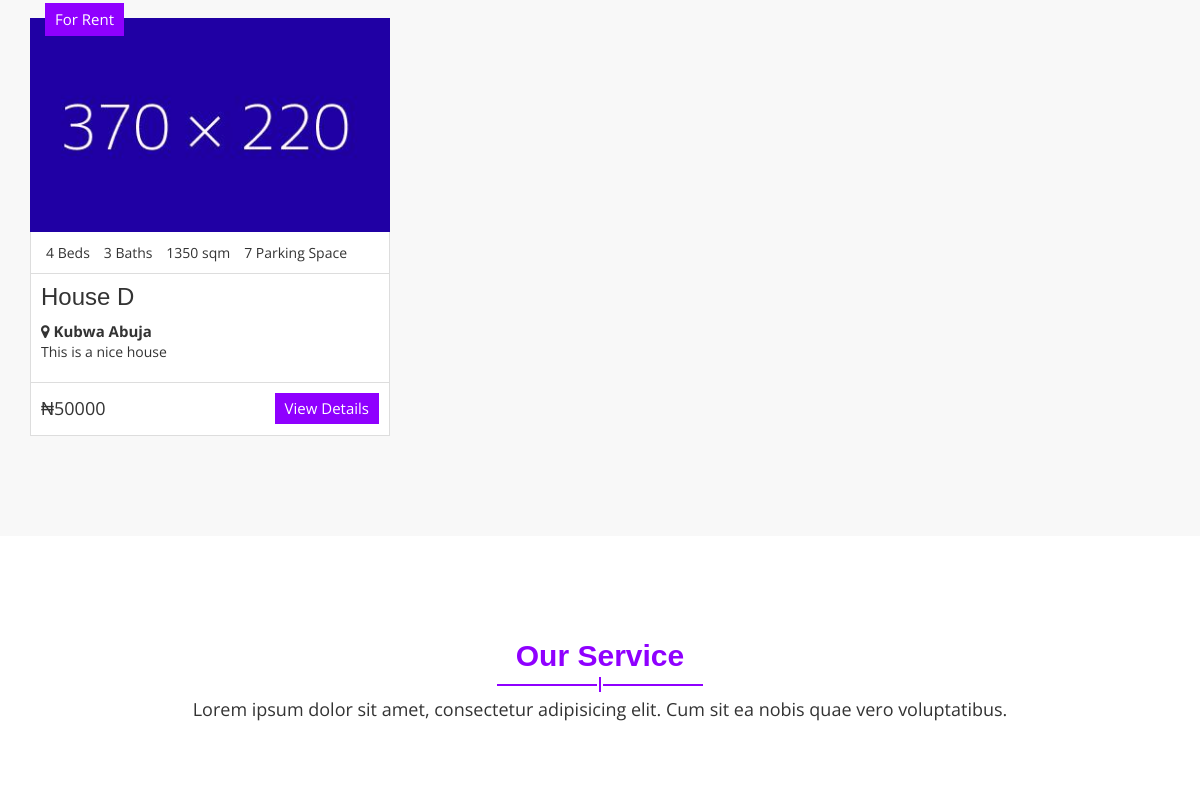
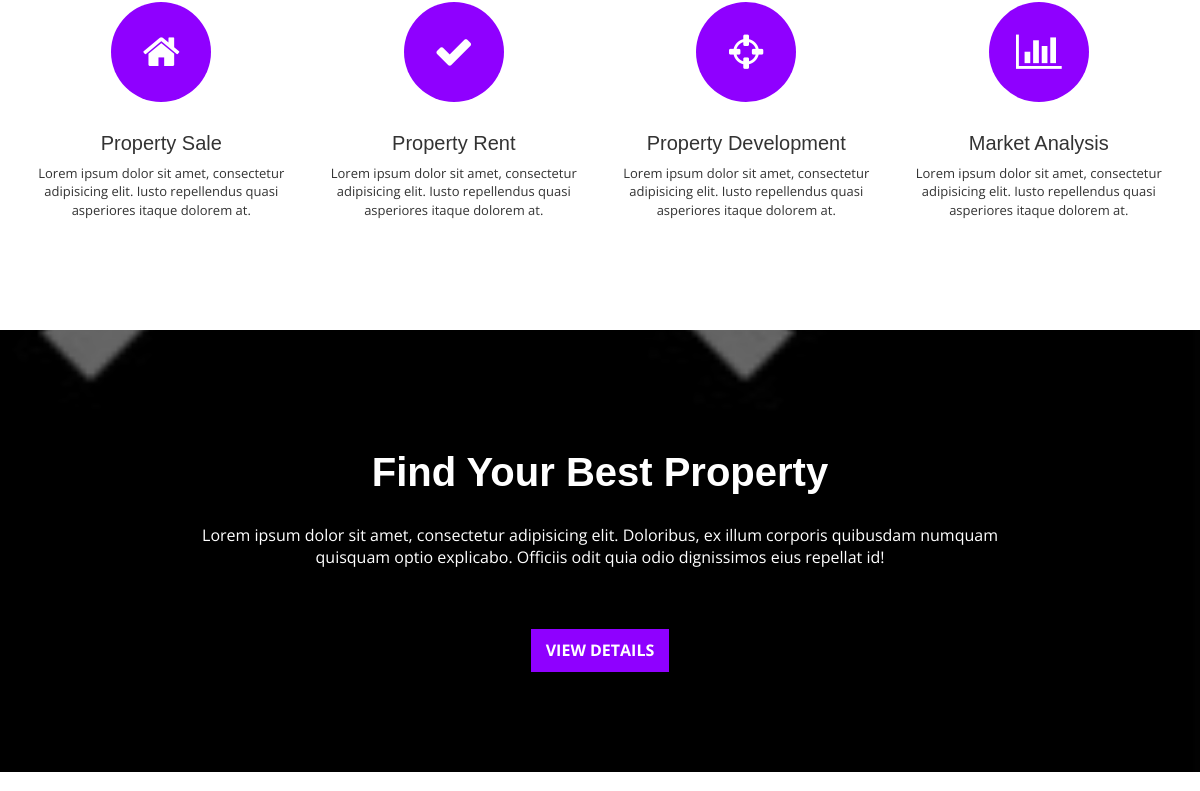
The app's page / (middle part), older data (2 pictures, top to bottom).
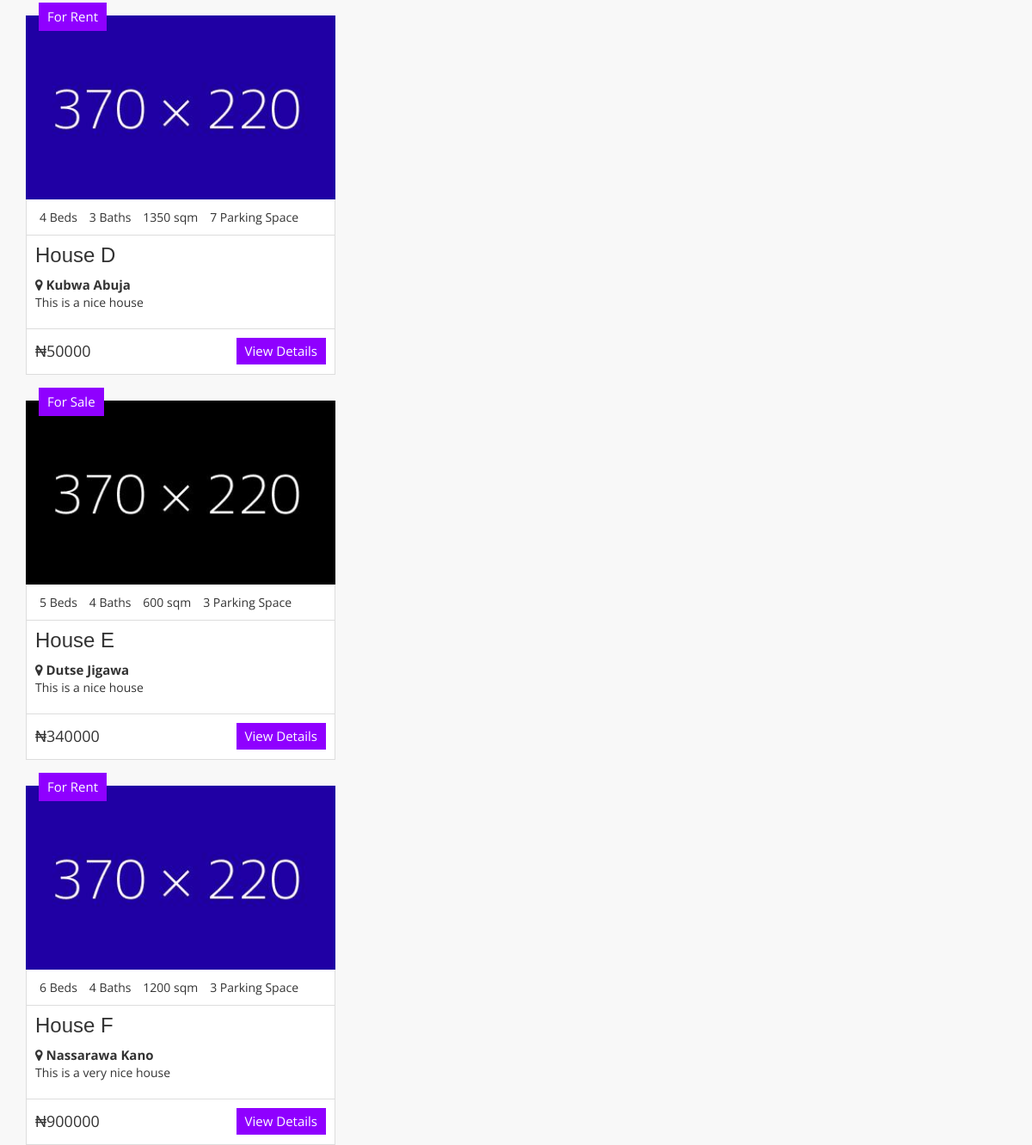
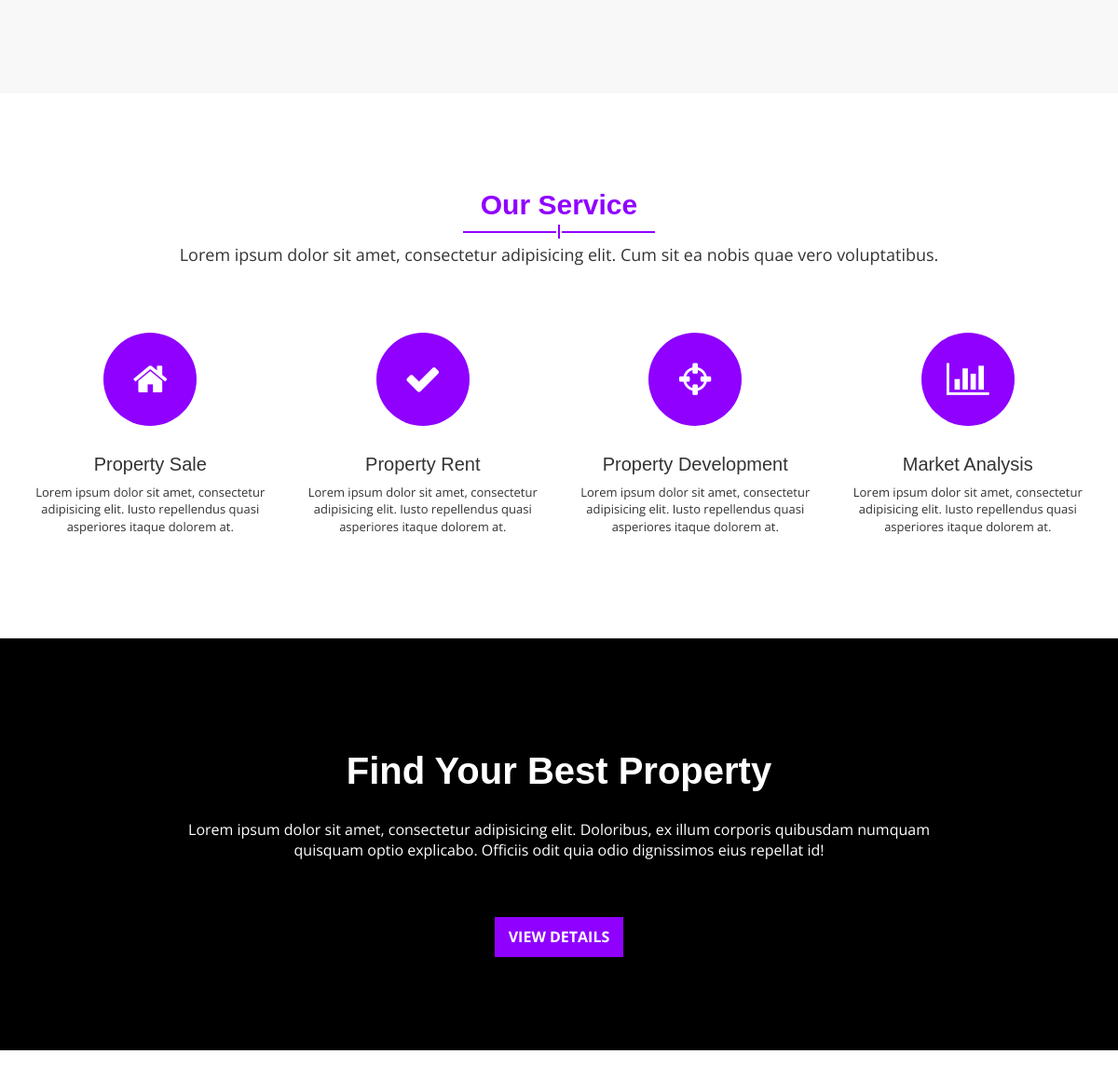
The same page, newer data (2 pictures, top to bottom).
### e_web/apps/public/models.py (models this page shows, shortened)
class Properties_Listing(models.Model):
    title = models.CharField(max_length=150)
    price = models.IntegerField()
    parking_space = models.IntegerField(null=True)
    bedrooms = models.IntegerField()
    bathrooms = models.IntegerField()
    sqm = models.IntegerField()
    address = models.CharField(max_length=200)
    image = models.ImageField()
    description = models.CharField(max_length=500)
    google_map = models.CharField(max_length=500)
    status = models.CharField(max_length=50)
    location = models.CharField(max_length=100)

### e_web/apps/public/views.py (the view)
# urls.py: path('', views.index, name="index"),
def index(request):
    listings = Properties_Listing.objects.order_by('id')
    context = {
        "listings": listings
    }
    return render(request, 'index.html', context)

### e_web/templates/index.html (shortened to what this page needs)
{% extends 'base.html' %}
{% load static %}
{% block content %}
<!DOCTYPE html>
<html lang="en">
  <head>
  </head>
  <body class="aa-price-range">
    <section id="aa-latest-property">
      <div class="container">
        <div class="aa-latest-property-area">
          <div class="aa-latest-properties-content">
            <div class="row">
              <div class="col-md-4">
                {% for listing in listings %}
                <article class="aa-properties-item">
                  <a href="#" class="aa-properties-item-img">
                    <img src="{{ listing.image.url }}" alt="img">
                  </a>
                  <div class="aa-tag for-sale">
                    {{ listing.status }}
                  </div>
                  <div class="aa-properties-item-content">
                    <div class="aa-properties-info">
                      <span>{{ listing.bedrooms }} Beds</span>
                      <span>{{ listing.bathrooms }} Baths</span>
                      <span>{{ listing.sqm }} sqm</span>
                      <span>{{ listing.parking_space }} Parking Space</span>
                    </div>
                    <div class="aa-properties-about">
                      <h3><a href="#">{{ listing.title }}</a></h3>
                      <strong>
                        <i class="fa fa-map-marker"></i>
                        {{ listing.location }}
                      </strong>
                      <p>{{ listing.description}}</p>
                    </div>
                    <div class="aa-properties-detial">
                      <span class="aa-price">
                        ₦{{ listing.price }}
                      </span>
                      <a href="/properties_list/{{ listing.id }}" class="aa-secondary-btn">View Details</a>
                    </div>
                  </div>
                  {% endfor %}
                </article>
              </div>
            </div>
          </div>
        </div>
      </div>
    </section>
    <section id="aa-service">
      <div class="container">
        <div class="row">
          <div class="col-md-12">
            <div class="aa-service-area">
              <div class="aa-title">
                <h2>Our Service</h2>
                <span></span>
                <p>Lorem ipsum dolor sit amet, consectetur adipisicing elit. Cum sit ea nobis quae vero voluptatibus.
                </p>
              </div>
              <div class="aa-service-content">
                <div class="row">
                  <div class="col-md-3">
                    <div class="aa-single-service">
                      <div class="aa-service-icon">
                        <span class="fa fa-home"></span>
                      </div>
                      <div class="aa-single-service-content">
                        <h4><a href="#">Property Sale</a></h4>
                        <p>Lorem ipsum dolor sit amet, consectetur adipisicing elit. Iusto repellendus quasi asperiores
                          itaque dolorem at.</p>
                      </div>
                    </div>
                  </div>
                  <div class="col-md-3">
                    <div class="aa-single-service">
                      <div class="aa-service-icon">
                        <span class="fa fa-check"></span>
                      </div>
                      <div class="aa-single-service-content">
                        <h4><a href="#">Property Rent</a></h4>
                        <p>Lorem ipsum dolor sit amet, consectetur adipisicing elit. Iusto repellendus quasi asperiores
                          itaque dolorem at.</p>
                      </div>
                    </div>
                  </div>
                  <div class="col-md-3">
                    <div class="aa-single-service">
                      <div class="aa-service-icon">
                        <span class="fa fa-crosshairs"></span>
                      </div>
                      <div class="aa-single-service-content">
                        <h4><a href="#">Property Development</a></h4>
                        <p>Lorem ipsum dolor sit amet, consectetur adipisicing elit. Iusto repellendus quasi asperiores
                          itaque dolorem at.</p>
                      </div>
                    </div>
                  </div>
                  <div class="col-md-3">
                    <div class="aa-single-service">
                      <div class="aa-service-icon">
                        <span class="fa fa-bar-chart-o"></span>
                      </div>
                      <div class="aa-single-service-content">
                        <h4><a href="#">Market Analysis</a></h4>
                        <p>Lorem ipsum dolor sit amet, consectetur adipisicing elit. Iusto repellendus quasi asperiores
                          itaque dolorem at.</p>
                      </div>
                    </div>
                  </div>
                </div>
              </div>
            </div>
          </div>
        </div>
      </div>
    </section>
    <section id="aa-promo-banner">
      <div class="container">
        <div class="row">
          <div class="col-md-12">
            <div class="aa-promo-banner-area">
              <h3>Find Your Best Property</h3>
              <p>Lorem ipsum dolor sit amet, consectetur adipisicing elit. Doloribus, ex illum corporis quibusdam
                numquam
                quisquam optio explicabo. Officiis odit quia odio dignissimos eius repellat id!</p>
              <a href="#" class="aa-view-btn">View Details</a>
            </div>
          </div>
        </div>
      </div>
    </section>
    <section id="aa-agents">
    </section>
  </body>
</html>
{% endblock %}

### e_web/templates/base.html (shortened to what this page needs)
{% load static %}
<!DOCTYPE html>
<html lang="en">
  <head>
    <link href="{% static 'theme/css/font-awesome.css' %}" rel="stylesheet">
    <link href="{% static 'theme/css/bootstrap.css' %}" rel="stylesheet">
    <link rel="stylesheet" type="text/css" href="{% static 'theme/css/slick.css' %}">
    <link rel="stylesheet" type="text/css" href="{% static 'theme/css/nouislider.css' %}">
    <link rel="stylesheet" href="{% static 'theme/css/jquery.fancybox.css' %}" type="text/css" media="screen" />
    <link id="switcher" href="{% static 'theme/css/theme-color/violet-theme.css' %}" rel="stylesheet">
    <link href="{% static 'theme/css/style.css' %}" rel="stylesheet">
  </head>
  <body>
    <main>
      {% block content %}
      {% endblock %}
    </main>
  </body>
</html>

### static/theme/css/theme-color/violet-theme.css (style rules this page uses)
h2 { color: #8f00ff; }
.aa-secondary-btn { background-color: #8f00ff; }
.aa-view-btn { background-color: #8f00ff; }
.aa-title span { background-color: #8f00ff; }
.aa-title span:before { background-color: #8f00ff; }
.aa-title span:after { background-color: #8f00ff; }
.aa-properties-item .for-sale { background-color: #8f00ff; }
#aa-service .aa-service-area .aa-service-content .aa-single-service .aa-service-icon span { background-color: #8f00ff; }

Row changes from the older to the newer data that the page shows:
added Properties_Listing: image (picture), status "For Sale", bedrooms "5", bathrooms "4", sqm "600", parking_space "3", title "House E", location "Dutse Jigawa", description "This is a nice house", price "340000"
added Properties_Listing: image (picture), status "For Rent", bedrooms "6", bathrooms "4", sqm "1200", parking_space "3", title "House F", location "Nassarawa Kano", description "This is a very nice house", price "900000"
